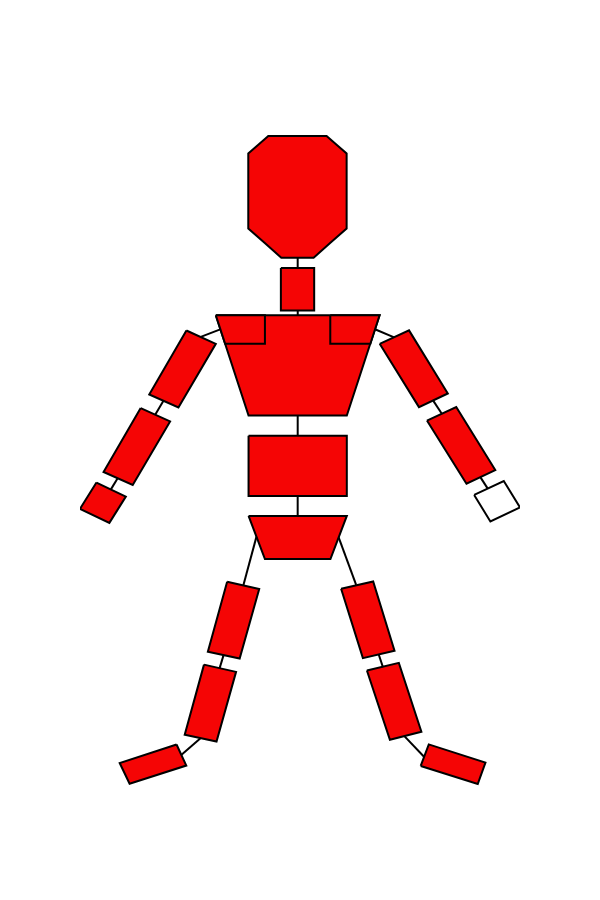

The notebook cell saved with this chart:
### Code cell
# Code for color code Plot for Decoder A
decoderAColor = (245,5,5) # (RGB) or F50505 (Hex)
decoderAColorPlt = (245/255,5/255,5/255) # (RGB) or F50505 (Hex)
white =  (255, 255, 255) # White
# Set location and import body parts ( list of names of bodies that coefficients correspond to)
location = '../../body.svg'

coefficients  = [
    1,1,1,1,1, # Central body parts
    1,1,1,1, # upper left
    1,1,1,0, # upper right
    1,1,1, # lower left
    1,1,1 # lower right
]

# Extract shape data from the svg file
elements,points,pathElements,bodyPartMapping = extractShapesFromSVG(location=location,parts=bodyParts)

# Set colours for each coefficient
colours = [get_color_hex(i,white,decoderAColor) for i in coefficients]

# Draw the object 
drawObject(points,elements,colours,bodyPartMapping,saveGameLocation+"_bodySchematic_decoderA_preAnalysis.svg")
#print(coefficients_A_X)

### Figure 1 — Plotly figure (JSON) as saved in the notebook; plotly's stock layout.template omitted (floating-point values rounded to 4 significant figures)
{"data": [{"fill": "toself", "fillcolor": "#000000", "line": {"color": "#000000", "width": 2}, "mode": "lines", "type": "scatter", "x": [107.5, 110.5, 112.8], "y": [-167.4, -176.5, -184.0]}, {"fill": "toself", "fillcolor": "#f50505", "line": {"color": "#000000", "width": 2}, "mode": "lines", "type": "scatter", "x": [89.87, 100.0, 100.0, 89.87, 89.87], "y": [-73.58, -73.58, -88.36, -88.36, -73.58]}, {"fill": "toself", "fillcolor": "#f50505", "line": {"color": "#000000", "width": 2}, "mode": "lines", "type": "scatter", "x": [61.03, 70, 58.59, 49.68, 61.03], "y": [-95.35, -100, -122.2, -117.6, -95.35]}, {"fill": "toself", "fillcolor": "#f50505", "line": {"color": "#000000", "width": 2}, "mode": "lines", "type": "scatter", "x": [120.0, 129.0, 140.8, 132.0, 120.0], "y": [-99.98, -95.29, -117.3, -122.0, -99.98]}, {"fill": "toself", "fillcolor": "#f50505", "line": {"color": "#000000", "width": 2}, "mode": "lines", "type": "scatter", "x": [47.07, 56.05, 44.64, 35.73, 47.07], "y": [-122.4, -127.0, -149.2, -144.7, -122.4]}, {"fill": "toself", "fillcolor": "#f50505", "line": {"color": "#000000", "width": 2}, "mode": "lines", "type": "scatter", "x": [134.5, 143.4, 155.3, 146.5, 134.5], "y": [-126.7, -122.0, -144.0, -148.8, -126.7]}, {"fill": "toself", "fillcolor": "#f50505", "line": {"color": "#000000", "width": 2}, "mode": "lines", "type": "scatter", "x": [80, 110, 110, 80, 80], "y": [-132, -132, -153, -153, -132]}, {"fill": "toself", "fillcolor": "#000000", "line": {"color": "#000000", "width": 2}, "mode": "lines", "type": "scatter", "x": [65.41, 71.35, 71.35], "y": [-97.57, -94.95, -94.95]}, {"fill": "toself", "fillcolor": "#000000", "line": {"color": "#000000", "width": 2}, "mode": "lines", "type": "scatter", "x": [124.4, 118.6, 118.6], "y": [-97.73, -94.9, -94.9]}, {"fill": "toself", "fillcolor": "#f50505", "line": {"color": "#000000", "width": 2}, "mode": "lines", "type": "scatter", "x": [80, 85, 105, 110, 80], "y": [-160, -175, -175, -160, -160]}, {"fill": "toself", "fillcolor": "#000000", "line": {"color": "#000000", "width": 2}, "mode": "lines", "type": "scatter", "x": [40.08, 38.92, 37.97], "y": [-146.8, -149.0, -150.7]}, {"fill": "toself", "fillcolor": "#000000", "line": {"color": "#000000", "width": 2}, "mode": "lines", "type": "scatter", "x": [150.7, 152.0, 153.0], "y": [-146.4, -148.6, -150.4]}, {"fill": "toself", "fillcolor": "#000000", "line": {"color": "#000000", "width": 2}, "mode": "lines", "type": "scatter", "x": [95.0, 95.0], "y": [-69.88, -73.68]}, {"fill": "toself", "fillcolor": "#000000", "line": {"color": "#000000", "width": 2}, "mode": "lines", "type": "scatter", "x": [95.01, 95.01], "y": [-88.37, -90.09]}, {"fill": "toself", "fillcolor": "#000000", "line": {"color": "#000000", "width": 2}, "mode": "lines", "type": "scatter", "x": [95.0, 95.0], "y": [-124.7, -132.1]}, {"fill": "toself", "fillcolor": "#000000", "line": {"color": "#000000", "width": 2}, "mode": "lines", "type": "scatter", "x": [136.3, 137.8, 139.0], "y": [-119.6, -122.2, -124.3]}, {"fill": "toself", "fillcolor": "#000000", "line": {"color": "#000000", "width": 2}, "mode": "lines", "type": "scatter", "x": [95.0, 95.0], "y": [-153.0, -160.0]}, {"fill": "toself", "fillcolor": "#000000", "line": {"color": "#000000", "width": 2}, "mode": "lines", "type": "scatter", "x": [54.07, 52.68, 51.54], "y": [-119.8, -122.4, -124.6]}, {"fill": "toself", "fillcolor": "#f50505", "line": {"color": "#000000", "width": 2}, "mode": "lines", "type": "scatter", "x": [108.3, 118.0, 124.6, 114.9, 108.3], "y": [-185.4, -182.8, -207.0, -209.6, -185.4]}, {"fill": "toself", "fillcolor": "#f50505", "line": {"color": "#000000", "width": 2}, "mode": "lines", "type": "scatter", "x": [116.1, 125.9, 132.8, 123.2, 116.1], "y": [-213.9, -211.2, -235.3, -238.0, -213.9]}, {"fill": "toself", "fillcolor": "#000000", "line": {"color": "#000000", "width": 2}, "mode": "lines", "type": "scatter", "x": [82.42, 80.22, 78.4], "y": [-167.2, -176.6, -184.2]}, {"fill": "toself", "fillcolor": "#f50505", "line": {"color": "#000000", "width": 2}, "mode": "lines", "type": "scatter", "x": [73.46, 83.25, 77.29, 67.58, 73.46], "y": [-182.9, -185.4, -209.7, -207.3, -182.9]}, {"fill": "toself", "fillcolor": "#f50505", "line": {"color": "#000000", "width": 2}, "mode": "lines", "type": "scatter", "x": [66.4, 76.19, 70.22, 60.51, 66.4], "y": [-211.8, -214.4, -238.6, -236.2, -211.8]}, {"fill": "toself", "fillcolor": "#000000", "line": {"color": "#000000", "width": 2}, "mode": "lines", "type": "scatter", "x": [72.41, 71.71, 71.13], "y": [-208.3, -211.0, -213.2]}, {"fill": "toself", "fillcolor": "#000000", "line": {"color": "#000000", "width": 2}, "mode": "lines", "type": "scatter", "x": [119.7, 120.4, 121.0], "y": [-208.1, -210.7, -212.7]}, {"fill": "toself", "fillcolor": "#f50505", "line": {"color": "#000000", "width": 2}, "mode": "lines", "type": "scatter", "x": [132.6, 135.0, 152.3, 150.0, 132.6], "y": [-247.1, -239.6, -246.0, -253.4, -247.1]}, {"fill": "toself", "fillcolor": "#000000", "line": {"color": "#000000", "width": 2}, "mode": "lines", "type": "scatter", "x": [127.6, 130.9, 133.6], "y": [-236.8, -240.7, -244.0]}, {"fill": "toself", "fillcolor": "#f50505", "line": {"color": "#000000", "width": 2}, "mode": "lines", "type": "scatter", "x": [58.02, 60.99, 43.68, 40.66, 58.02], "y": [-239.7, -247.0, -253.3, -246.1, -239.7]}, {"fill": "toself", "fillcolor": "#000000", "line": {"color": "#000000", "width": 2}, "mode": "lines", "type": "scatter", "x": [65.41, 62.13, 59.44], "y": [-237.4, -240.7, -243.3]}, {"fill": "toself", "fillcolor": "#f50505", "line": {"color": "#000000", "width": 2}, "mode": "lines", "type": "scatter", "x": [84.96, 79.92, 79.92, 79.92, 82.98, 86.03, 94.93, 103.8, 106.9, 109.9, 109.9, 109.9, 104.9, 99.87, 94.93, 90.0, 84.96], "y": [-64.86, -59.76, -46.7, -33.64, -30.59, -27.53, -27.53, -27.53, -30.59, -33.64, -46.7, -59.76, -64.86, -69.95, -69.95, -69.95, -64.86]}, {"fill": "toself", "fillcolor": "#f50505", "line": {"color": "#000000", "width": 2}, "mode": "lines", "type": "scatter", "x": [33.56, 42.53, 37.51, 28.54, 33.56], "y": [-148.3, -153.3, -162.4, -157.5, -148.3]}, {"fill": "toself", "fillcolor": "#f50505", "line": {"color": "#000000", "width": 2}, "mode": "lines", "type": "scatter", "x": [70, 120, 110, 80, 70], "y": [-90, -90, -125, -125, -90]}, {"fill": "toself", "fillcolor": "#f50505", "line": {"color": "#000000", "width": 2}, "mode": "lines", "type": "scatter", "x": [70, 85, 85, 72.85, 70], "y": [-90, -90, -100, -100, -90]}, {"fill": "toself", "fillcolor": "#f50505", "line": {"color": "#000000", "width": 2}, "mode": "lines", "type": "scatter", "x": [105.0, 120, 117.2, 105.0, 105.0], "y": [-90, -90, -100, -100, -90]}, {"fill": "toself", "fillcolor": "#ffffff", "line": {"color": "#000000", "width": 2}, "mode": "lines", "type": "scatter", "x": [148.9, 157.9, 162.9, 153.8, 148.9], "y": [-152.7, -147.8, -157.0, -161.9, -152.7]}], "layout": {"height": 900, "showlegend": false, "width": 600, "xaxis": {"showgrid": false, "showline": false, "showticklabels": false, "ticks": "", "zeroline": false}, "yaxis": {"showgrid": false, "showline": false, "showticklabels": false, "ticks": "", "zeroline": false}}}
